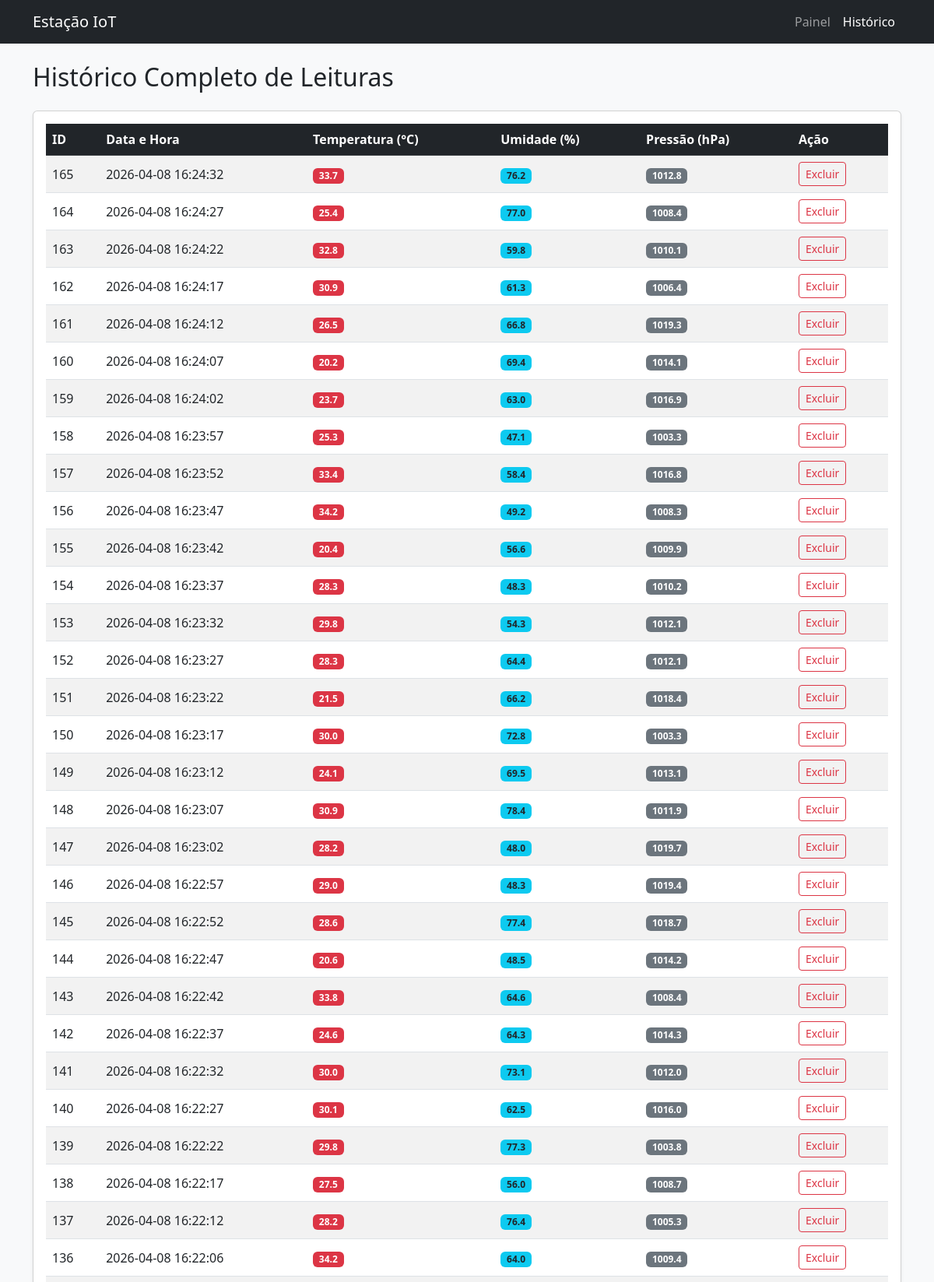
/leituras (upper part), run on the app's committed database.
### tables this page shows
CREATE TABLE leituras (
    id INTEGER PRIMARY KEY AUTOINCREMENT,
    temperatura REAL NOT NULL,
    umidade REAL NOT NULL,
    pressao REAL,
    localizacao TEXT DEFAULT 'Lab',
    timestamp DATETIME DEFAULT (datetime('now', 'localtime'))
);

### src/app.py (the view)
@app.route('/leituras', methods=['GET'])
def listar():
    leituras = database.listar_leituras()
    if request.args.get('formato') == 'json':
        return jsonify(leituras)
    return render_template('historico.html', leituras=leituras)

### src/database.py (called while the page is built)
def get_db_connection():
    conn = sqlite3.connect('dados.db', timeout=10)
    conn.execute('PRAGMA journal_mode=WAL')
    conn.execute('PRAGMA busy_timeout=5000')
    conn.row_factory = sqlite3.Row
    return conn

def listar_leituras(limite=50):
    conn = get_db_connection()
    leituras = conn.execute('SELECT * FROM leituras ORDER BY timestamp DESC LIMIT ?', (limite,)).fetchall()
    conn.close()
    return [dict(leitura) for leitura in leituras]

### src/templates/historico.html (shortened to what this page needs)
<!DOCTYPE html>
<html lang="pt-BR">
<head>
    <link href="https://cdn.jsdelivr.net/npm/bootstrap@5.3.0/dist/css/bootstrap.min.css" rel="stylesheet">
</head>
<body class="bg-light">
    <nav class="navbar navbar-expand-lg navbar-dark bg-dark mb-4">
        <div class="container">
            <a class="navbar-brand" href="/">Estação IoT</a>
            <div class="navbar-nav">
                <a class="nav-link" href="/">Painel</a>
                <a class="nav-link active" href="/leituras">Histórico</a>
            </div>
        </div>
    </nav>
    <div class="container">
        <h2 class="mb-4">Histórico Completo de Leituras</h2>
        <div class="card shadow-sm">
            <div class="card-body">
                <div class="table-responsive">
                    <table class="table table-hover table-striped align-middle">
                        <thead class="table-dark">
                            <tr>
                                <th>ID</th>
                                <th>Data e Hora</th>
                                <th>Temperatura (°C)</th>
                                <th>Umidade (%)</th>
                                <th>Pressão (hPa)</th>
                                <th>Ação</th>
                            </tr>
                        </thead>
                        <tbody>
                            {% for leitura in leituras %}
                            <tr>
                                <td>{{ leitura.id }}</td>
                                <td>{{ leitura.timestamp }}</td>
                                <td><span class="badge bg-danger">{{ leitura.temperatura }}</span></td>
                                <td><span class="badge bg-info text-dark">{{ leitura.umidade }}</span></td>
                                <td><span class="badge bg-secondary">{{ leitura.pressao }}</span></td>
                                <td>
                                    <button class="btn btn-sm btn-outline-danger" onclick="deletarLeitura({{ leitura.id }})">
                                        Excluir
                                    </button>
                                </td>
                            </tr>
                            {% endfor %}
                        </tbody>
                    </table>
                </div>
            </div>
        </div>
    </div>
</body>
</html>

### data on the page
leituras: id "165", timestamp "2026-04-08 16:24:32", temperatura "33.7", umidade "76.2", pressao "1012.8"
leituras: id "164", timestamp "2026-04-08 16:24:27", temperatura "25.4", umidade "77.0", pressao "1008.4"
leituras: id "163", timestamp "2026-04-08 16:24:22", temperatura "32.8", umidade "59.8", pressao "1010.1"
leituras: id "162", timestamp "2026-04-08 16:24:17", temperatura "30.9", umidade "61.3", pressao "1006.4"
leituras: id "161", timestamp "2026-04-08 16:24:12", temperatura "26.5", umidade "66.8", pressao "1019.3"
leituras: id "160", timestamp "2026-04-08 16:24:07", temperatura "20.2", umidade "69.4", pressao "1014.1"
leituras: id "159", timestamp "2026-04-08 16:24:02", temperatura "23.7", umidade "63.0", pressao "1016.9"
leituras: id "158", timestamp "2026-04-08 16:23:57", temperatura "25.3", umidade "47.1", pressao "1003.3"
leituras: id "157", timestamp "2026-04-08 16:23:52", temperatura "33.4", umidade "58.4", pressao "1016.8"
leituras: id "156", timestamp "2026-04-08 16:23:47", temperatura "34.2", umidade "49.2", pressao "1008.3"
leituras: id "155", timestamp "2026-04-08 16:23:42", temperatura "20.4", umidade "56.6", pressao "1009.9"
leituras: id "154", timestamp "2026-04-08 16:23:37", temperatura "28.3", umidade "48.3", pressao "1010.2"
leituras: id "153", timestamp "2026-04-08 16:23:32", temperatura "29.8", umidade "54.3", pressao "1012.1"
leituras: id "152", timestamp "2026-04-08 16:23:27", temperatura "28.3", umidade "64.4", pressao "1012.1"
leituras: id "151", timestamp "2026-04-08 16:23:22", temperatura "21.5", umidade "66.2", pressao "1018.4"
leituras: id "150", timestamp "2026-04-08 16:23:17", temperatura "30.0", umidade "72.8", pressao "1003.3"
leituras: id "149", timestamp "2026-04-08 16:23:12", temperatura "24.1", umidade "69.5", pressao "1013.1"
leituras: id "148", timestamp "2026-04-08 16:23:07", temperatura "30.9", umidade "78.4", pressao "1011.9"
leituras: id "147", timestamp "2026-04-08 16:23:02", temperatura "28.2", umidade "48.0", pressao "1019.7"
leituras: id "146", timestamp "2026-04-08 16:22:57", temperatura "29.0", umidade "48.3", pressao "1019.4"
leituras: id "145", timestamp "2026-04-08 16:22:52", temperatura "28.6", umidade "77.4", pressao "1018.7"
leituras: id "144", timestamp "2026-04-08 16:22:47", temperatura "20.6", umidade "48.5", pressao "1014.2"
leituras: id "143", timestamp "2026-04-08 16:22:42", temperatura "33.8", umidade "64.6", pressao "1008.4"
leituras: id "142", timestamp "2026-04-08 16:22:37", temperatura "24.6", umidade "64.3", pressao "1014.3"
leituras: id "141", timestamp "2026-04-08 16:22:32", temperatura "30.0", umidade "73.1", pressao "1012.0"
leituras: id "140", timestamp "2026-04-08 16:22:27", temperatura "30.1", umidade "62.5", pressao "1016.0"
leituras: id "139", timestamp "2026-04-08 16:22:22", temperatura "29.8", umidade "77.3", pressao "1003.8"
leituras: id "138", timestamp "2026-04-08 16:22:17", temperatura "27.5", umidade "56.0", pressao "1008.7"
leituras: id "137", timestamp "2026-04-08 16:22:12", temperatura "28.2", umidade "76.4", pressao "1005.3"
leituras: id "136", timestamp "2026-04-08 16:22:06", temperatura "34.2", umidade "64.0", pressao "1009.4"
